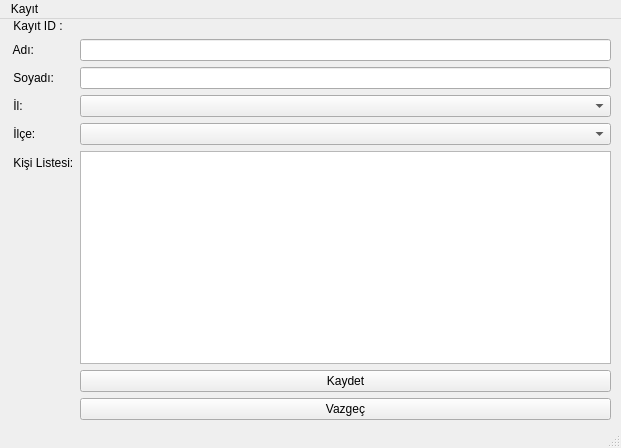
<?xml version="1.0" encoding="UTF-8"?>
<ui version="4.0">
 <class>AnaPencere</class>
 <widget class="QMainWindow" name="AnaPencere">
  <property name="geometry">
   <rect>
    <x>0</x>
    <y>0</y>
    <width>621</width>
    <height>448</height>
   </rect>
  </property>
  <property name="windowTitle">
   <string>Telefon Defteri</string>
  </property>
  <widget class="QWidget" name="centralwidget">
   <widget class="QWidget" name="formLayoutWidget">
    <property name="geometry">
     <rect>
      <x>10</x>
      <y>0</y>
      <width>601</width>
      <height>401</height>
     </rect>
    </property>
    <layout class="QFormLayout" name="formLayout">
     <property name="fieldGrowthPolicy">
      <enum>QFormLayout::AllNonFixedFieldsGrow</enum>
     </property>
     <item row="1" column="0">
      <widget class="QLabel" name="label_8">
       <property name="text">
        <string> Kayıt ID :</string>
       </property>
      </widget>
     </item>
     <item row="1" column="1">
      <widget class="QLabel" name="lblID">
       <property name="text">
        <string/>
       </property>
      </widget>
     </item>
     <item row="2" column="0">
      <widget class="QLabel" name="label">
       <property name="text">
        <string> Adı:</string>
       </property>
      </widget>
     </item>
     <item row="2" column="1">
      <widget class="QLineEdit" name="txtAdi"/>
     </item>
     <item row="3" column="0">
      <widget class="QLabel" name="label_2">
       <property name="text">
        <string> Soyadı:</string>
       </property>
      </widget>
     </item>
     <item row="3" column="1">
      <widget class="QLineEdit" name="txtSoyadi"/>
     </item>
     <item row="4" column="0">
      <widget class="QLabel" name="label_5">
       <property name="text">
        <string> İl:</string>
       </property>
      </widget>
     </item>
     <item row="4" column="1">
      <widget class="QComboBox" name="cmbIl"/>
     </item>
     <item row="5" column="0">
      <widget class="QLabel" name="label_6">
       <property name="text">
        <string> İlçe:</string>
       </property>
      </widget>
     </item>
     <item row="5" column="1">
      <widget class="QComboBox" name="cmbIlce"/>
     </item>
     <item row="6" column="0">
      <widget class="QLabel" name="label_7">
       <property name="text">
        <string> Kişi Listesi:</string>
       </property>
      </widget>
     </item>
     <item row="6" column="1">
      <widget class="QTableWidget" name="tblListe"/>
     </item>
     <item row="8" column="1">
      <widget class="QPushButton" name="btVazgec">
       <property name="text">
        <string>Vazgeç</string>
       </property>
      </widget>
     </item>
     <item row="7" column="1">
      <widget class="QPushButton" name="btKaydet">
       <property name="text">
        <string>Kaydet</string>
       </property>
      </widget>
     </item>
    </layout>
   </widget>
  </widget>
  <widget class="QStatusBar" name="statusbar"/>
  <widget class="QMenuBar" name="menubar">
   <property name="geometry">
    <rect>
     <x>0</x>
     <y>0</y>
     <width>621</width>
     <height>21</height>
    </rect>
   </property>
   <widget class="QMenu" name="Kayit">
    <property name="title">
     <string>Kayıt</string>
    </property>
    <widget class="QMenu" name="telefon">
     <property name="title">
      <string>Telefon Listesi</string>
     </property>
     <addaction name="telEkleme"/>
     <addaction name="telListeleme"/>
    </widget>
    <widget class="QMenu" name="eposta">
     <property name="title">
      <string>Eposta Listesi</string>
     </property>
     <addaction name="epostaEkleme"/>
     <addaction name="epostaListeleme"/>
    </widget>
    <addaction name="telefon"/>
    <addaction name="eposta"/>
   </widget>
   <addaction name="Kayit"/>
  </widget>
  <action name="telEkleme">
   <property name="text">
    <string>Ekleme</string>
   </property>
  </action>
  <action name="telListeleme">
   <property name="text">
    <string>Listeleme</string>
   </property>
  </action>
  <action name="epostaEkleme">
   <property name="text">
    <string>Eposta Ekleme</string>
   </property>
  </action>
  <action name="epostaListeleme">
   <property name="text">
    <string>Eposta Listeleme</string>
   </property>
  </action>
 </widget>
 <resources/>
 <connections/>
</ui>
